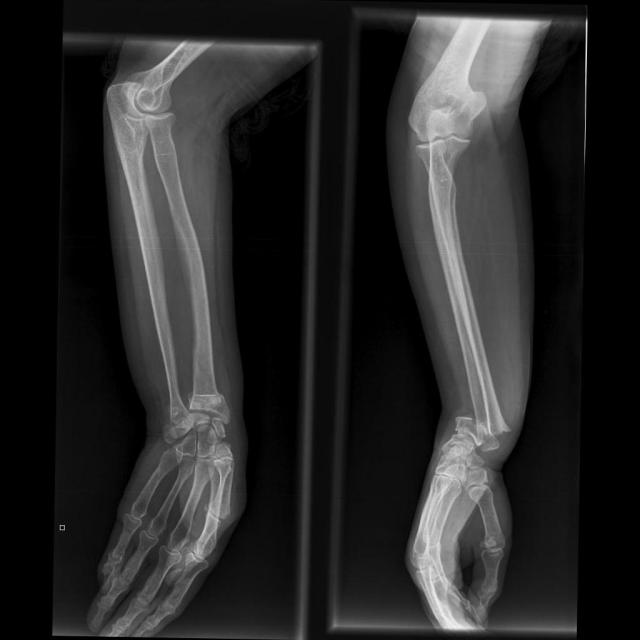
#> input picture BrokenBone4.jpg, 640 x 640 px; its folder holds only this picture in this run
$ python -i streamlit_app.py   (imports and definitions only)   (older library calls are emulated)
#> lines starting #> are read from the running program, lines starting #| are printed output that depends on the picture
### gpu_launcher.py
import os
import platform
import subprocess
from pathlib import Path


IMAGE_EXTENSIONS = {".png", ".jpg", ".jpeg", ".bmp", ".tif", ".tiff"}


# [46 lines left out: functions is_windows_incompatible_error, build_wsl_command, not called in this run]


def resolve_gpu_executable(root: Path):
    linux_exe = root / "clearscan"
    if linux_exe.exists():
        return linux_exe
    if os.name == "nt":
        win_exe = root / "clearscan.exe"
        if win_exe.exists():
            return win_exe
    return None


# [19 lines left out: functions get_default_wsl_distro, should_use_wsl, not called in this run]


def looks_like_image_path(path):
    return Path(str(path)).suffix.lower() in IMAGE_EXTENSIONS


# [31 lines left out: function looks_like_image_upload, not called in this run]

### streamlit_app.py
import streamlit as st
import cv2
import numpy as np
import subprocess
from concurrent.futures import ThreadPoolExecutor, as_completed
import time
import os
import tempfile
import zipfile
import io
from pathlib import Path
from skimage.metrics import structural_similarity as ssim
from timing_utils import STAGE_KEYS, parse_gpu_timing_output, build_gpu_stats_from_cpu, summarize_gpu_comparison, summarize_previous_gpu_vs_cpu
from gpu_launcher import build_wsl_command, get_default_wsl_distro, is_windows_incompatible_error, looks_like_image_path, looks_like_image_upload, resolve_gpu_executable, should_use_wsl

ROOT = Path(__file__).parent
OUTPUT_DIR = ROOT / "output"
DATA_DIR = ROOT / "data"
RUNTIME_DIR = Path(tempfile.gettempdir()) / "clearscan"
CPU_OUTPUT_DIR = RUNTIME_DIR / "cpu"
GPU1_OUTPUT_DIR = RUNTIME_DIR / "gpu1"
TEMP_CPU_DIR = ROOT / 'temp_cpu_outputs'
TEMP_GPU1_DIR = ROOT / 'temp_gpu1_outputs'
TEMP_ENH_DIR = ROOT / 'temp_enhanced_outputs'

if "cpu_times" not in st.session_state:
    st.session_state.cpu_times = None
if "gpu_stats" not in st.session_state:
    st.session_state.gpu_stats = None
if "comparison_history" not in st.session_state:
    st.session_state.comparison_history = {}

STAGE_FILES = [
    ("gaussian", "Gaussian Blur", "gaussian_cpu.png", "gaussian.png", "gaussian_ms"),
    ("histogram", "Histogram Equalization", "histogram_cpu.png", "histogram.png", "histogram_ms"),
    ("sharpen", "Sharpen", "sharpen_cpu.png", "sharpen.png", "sharpen_ms"),
    ("edge", "Edge Detection", "edge_cpu.png", "edge.png", "edge_ms"),
]

DEFAULT_PREVIOUS_GPU_BASELINE = {
    "gaussian_ms": 2.0326,
    "histogram_ms": 0.3052,
    "sharpen_ms": 0.0512,
    "edge_ms": 0.0451,
}

if "previous_gpu_baseline" not in st.session_state:
    st.session_state.previous_gpu_baseline = DEFAULT_PREVIOUS_GPU_BASELINE.copy()
if "compare_previous_gpu_only" not in st.session_state:
    st.session_state.compare_previous_gpu_only = False

STAGE_LABELS = {
    "gaussian_ms": "Gaussian Blur",
    "histogram_ms": "Histogram Equalization",
    "sharpen_ms": "Sharpen",
    "edge_ms": "Edge Detection",
}

# [6 lines not run here, left out]
# [1 line that did not run here, left out]
# [1 line that did not run here, left out]
# [1 line that did not run here, left out]
# [1 line that did not run here, left out]
# [1 line that did not run here, left out]
# [1 line that did not run here, left out]
# [1 line not run here, left out]
# [1 line that did not run here, left out]
# [1 line that did not run here, left out]
# [1 line that did not run here, left out]
# [1 line that did not run here, left out]
# [12 lines not run here, left out]
samples = [p.name for p in DATA_DIR.rglob('*.png')] + [p.name for p in DATA_DIR.rglob('*.jpg')]
if samples:
    samples = sorted(list(set(samples)))
    choice = st.selectbox("Or pick a sample image", ["-- none --"] + samples)
else:
    choice = "-- none --"

# [5 lines not run here, left out]

# If CPU output images already exist (e.g. from an external run), show them so the UI isn't empty
cpu_display_dir = None
if TEMP_CPU_DIR.exists() and any(TEMP_CPU_DIR.glob('*.png')):
    cpu_display_dir = TEMP_CPU_DIR
elif CPU_OUTPUT_DIR.exists() and any(CPU_OUTPUT_DIR.glob('*_cpu.png')):
    cpu_display_dir = CPU_OUTPUT_DIR

# [34 lines not run here, left out]

# area for logs and progress
# [1 line that did not run here, left out]
# [1 line that did not run here, left out]

REPORT_PATH = ROOT / 'pipeline_report.json'
# [43 lines not run here, left out]

def time_cpu_pipeline(path):
#> called with path = 'BrokenBone4.jpg'
    img = cv2.imread(str(path), cv2.IMREAD_GRAYSCALE)
#> img is the input picture: shape (640, 640); min 0, max 240, mean 39.2
    results = {}
    CPU_OUTPUT_DIR.mkdir(parents=True, exist_ok=True)

    t0 = time.perf_counter()
    g = cv2.GaussianBlur(img, (3, 3), 0.85)
    t1 = time.perf_counter()
    results['gaussian_ms'] = (t1 - t0) * 1000.0
    cv2.imwrite(str(CPU_OUTPUT_DIR / 'gaussian.png'), g)

    t0 = time.perf_counter()
    eq = cv2.equalizeHist(g)
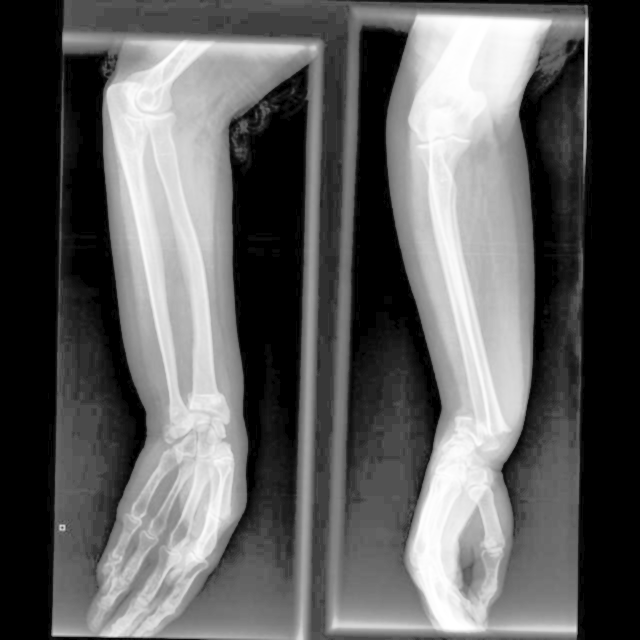
#> eq: shape (640, 640); min 0, max 255, mean 94.8
    t1 = time.perf_counter()
    results['histogram_ms'] = (t1 - t0) * 1000.0
    cv2.imwrite(str(CPU_OUTPUT_DIR / 'histogram.png'), eq)

    t0 = time.perf_counter()
    blurred = cv2.GaussianBlur(eq, (3, 3), 0.85)
    sharpen_kernel = np.array([
        [-0.25, -0.5, -0.25],
        [-0.5, 4.0, -0.5],
        [-0.25, -0.5, -0.25]
    ], dtype=np.float32)
    sharpen = cv2.filter2D(eq, cv2.CV_8U, sharpen_kernel, borderType=cv2.BORDER_REPLICATE)
    t1 = time.perf_counter()
    results['sharpen_ms'] = (t1 - t0) * 1000.0
    cv2.imwrite(str(CPU_OUTPUT_DIR / 'sharpen.png'), sharpen)

    t0 = time.perf_counter()
    sob = cv2.Sobel(sharpen, cv2.CV_8U, 1, 1, ksize=3)
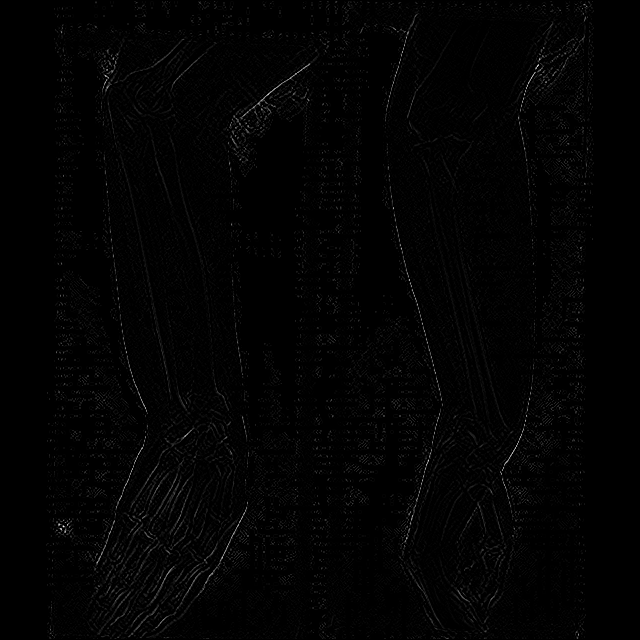
#> sob: shape (640, 640); min 0, max 252, mean 2.9
    t1 = time.perf_counter()
    results['edge_ms'] = (t1 - t0) * 1000.0
    cv2.imwrite(str(CPU_OUTPUT_DIR / 'edge.png'), sob)

    combined_width = img.shape[1] * 2
#> combined_width = 1280
    combined_height = img.shape[0] * 2
#> combined_height = 1280
    combined = np.zeros((combined_height, combined_width), dtype=np.uint8)
    combined[:img.shape[0], :img.shape[1]] = g
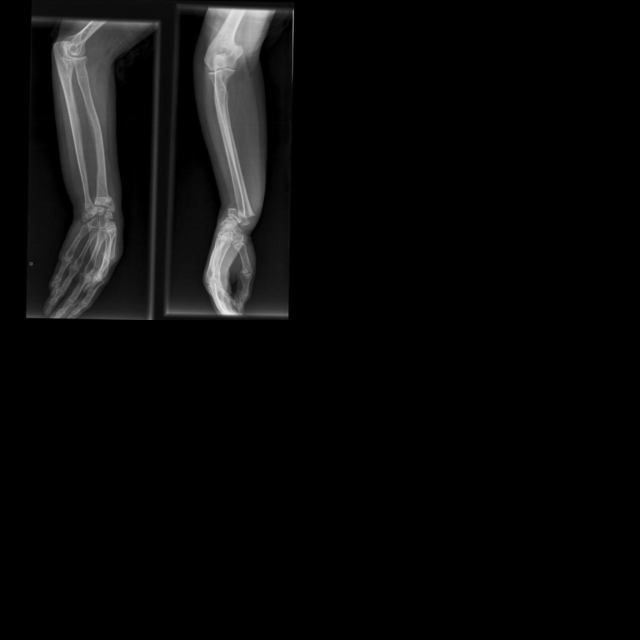
#> combined: shape (1280, 1280) (shown at 1/2 size); min 0, max 237, mean 9.8
    combined[:img.shape[0], img.shape[1]:] = eq
    combined[img.shape[0]:, :img.shape[1]] = sharpen
    combined[img.shape[0]:, img.shape[1]:] = sob
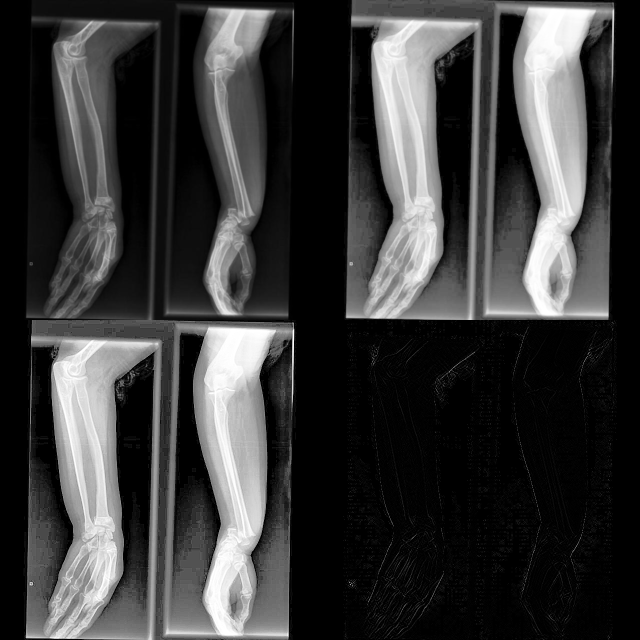
#> combined: shape (1280, 1280) (shown at 1/2 size); min 0, max 255, mean 58
    cv2.imwrite(str(CPU_OUTPUT_DIR / 'preview.png'), combined)

    results['total_ms'] = sum([results[k] for k in results])
    return results


# [113 lines left out: functions time_cpu_pipeline_average, time_cpu_preview, format_bytes, format_bytes_per_ms, run_cuda_binary, run_cuda_binary_average and 1 more, not called in this run]


# [2 lines not run here, left out]
# [1 line that did not run here, left out]

# Decide whether to run automatically or on user request
# [5 lines that did not run here, left out]

# [86 lines not run here, left out]
# [1 line that did not run here, left out]
# [1 line that did not run here, left out]
# [1 line that did not run here, left out]
report_data = None
# [8 lines not run here, left out]
rows = []
# [22 lines not run here, left out]
rows2 = []
# [21 lines not run here, left out]
# [1 line that did not run here, left out]
# [1 line that did not run here, left out]
# [1 line that did not run here, left out]
# [1 line that did not run here, left out]
# [44 lines not run here, left out]

# [1 line that did not run here, left out]
# [5 lines that did not run here, left out]


# [35 lines left out: functions stage_time, performance_gap, optimization_gap, memory_mb, pinned_memory_mb, not called in this run]


# [105 lines not run here, left out]

# CPU threading demo controls
# [1 line that did not run here, left out]
# [1 line that did not run here, left out]

# [13 lines left out: function cpu_tile_worker, not called in this run]

# [60 lines not run here, left out]
# [1 line that did not run here, left out]
# [1 line that did not run here, left out]
# [1 line not run here, left out]
# [1 line that did not run here, left out]
# [1 line that did not run here, left out]
# [1 line that did not run here, left out]
# [1 line that did not run here, left out]
# [1 line not run here, left out]

# [8 lines that did not run here, left out]
# [1 line not run here, left out]

cpu_times = st.session_state.cpu_times

# Optional verbose logs
# [20 lines not run here, left out]
exe_name = 'clearscan.exe' if os.name == 'nt' else 'clearscan'
exe_path = resolve_gpu_executable(ROOT)
use_wsl = False
if os.name == 'nt':
    linux_exe = ROOT / 'clearscan'
    if linux_exe.exists():
        use_wsl = True
        exe_path = linux_exe

if exe_path is None:
    exe_path = ROOT / exe_name

# Allow uploading a pre-built clearscan binary (optional)
# [37 lines not run here, left out]

# [1 line that did not run here, left out]
# [323 lines not run here, left out]

>>> result = time_cpu_pipeline('BrokenBone4.jpg')

$ run again, on BrokenBone5.jpg
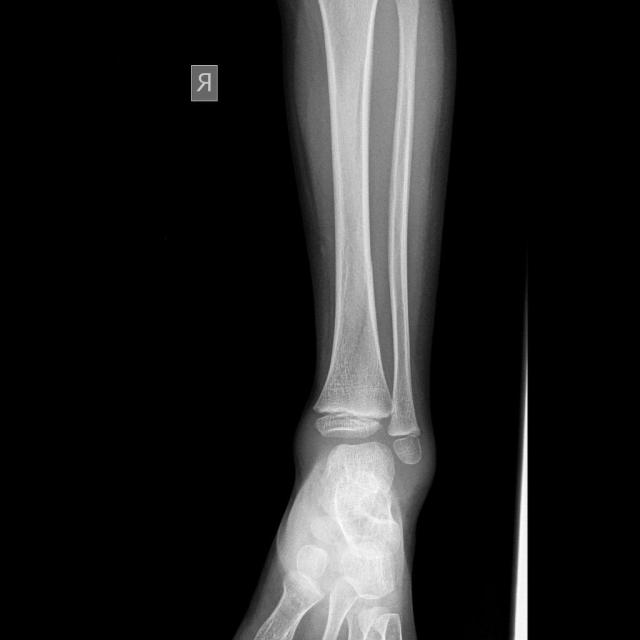
#> input picture BrokenBone5.jpg, 640 x 640 px
#> in time_cpu_pipeline, img is the input picture: shape (640, 640); min 0, max 255, mean 33.4
#> in time_cpu_pipeline, `sob = cv2.Sobel(sharpen, cv2.CV_8U, 1, 1, ksize=3)`:
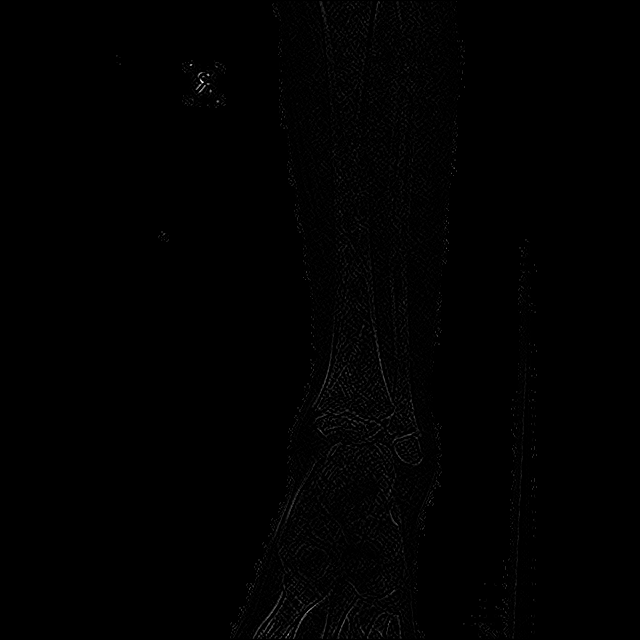
#> sob: shape (640, 640); min 0, max 255, mean 1.1
#> in time_cpu_pipeline, `combined[img.shape[0]:, img.shape[1]:] = sob`:
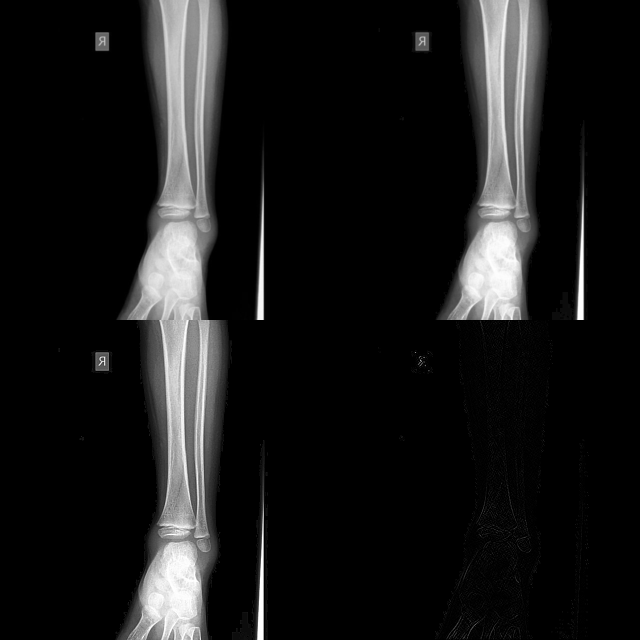
#> combined: shape (1280, 1280) (shown at 1/2 size); min 0, max 255, mean 25.5

$ run again, on temp_large_benchmark.png
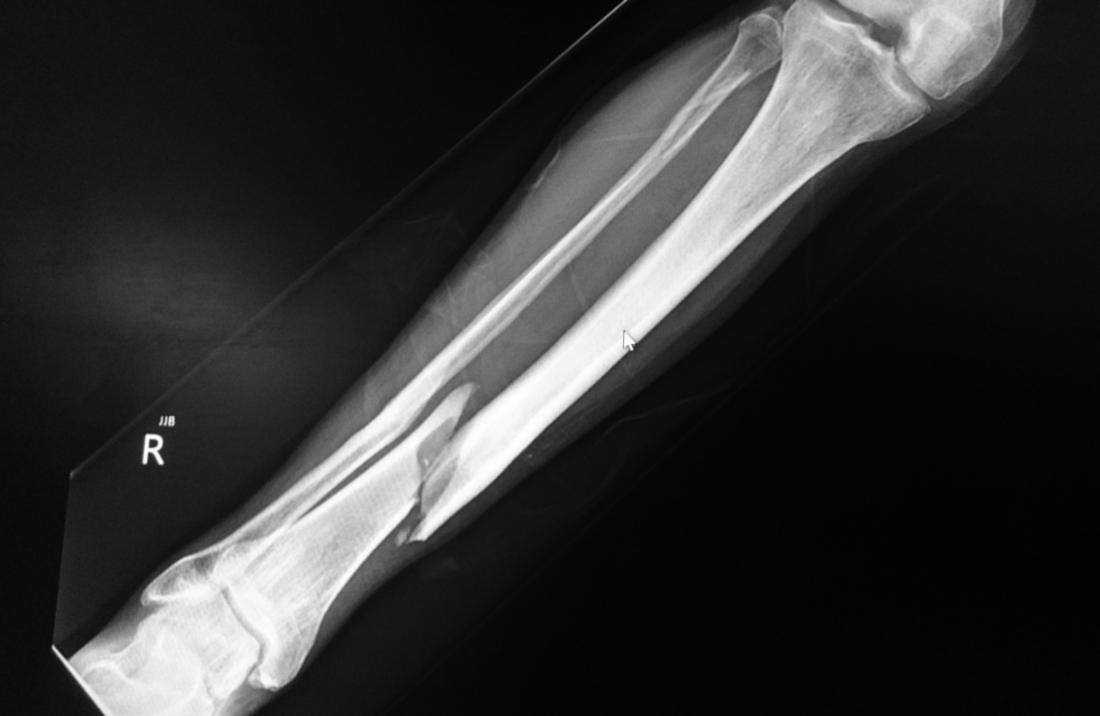
#> input picture temp_large_benchmark.png, 2200 x 1432 px (shown at 1/2 size)
#> in time_cpu_pipeline, img is the input picture: shape (1432, 2200); min 1, max 255, mean 51.3
#> in time_cpu_pipeline, `eq = cv2.equalizeHist(g)`:
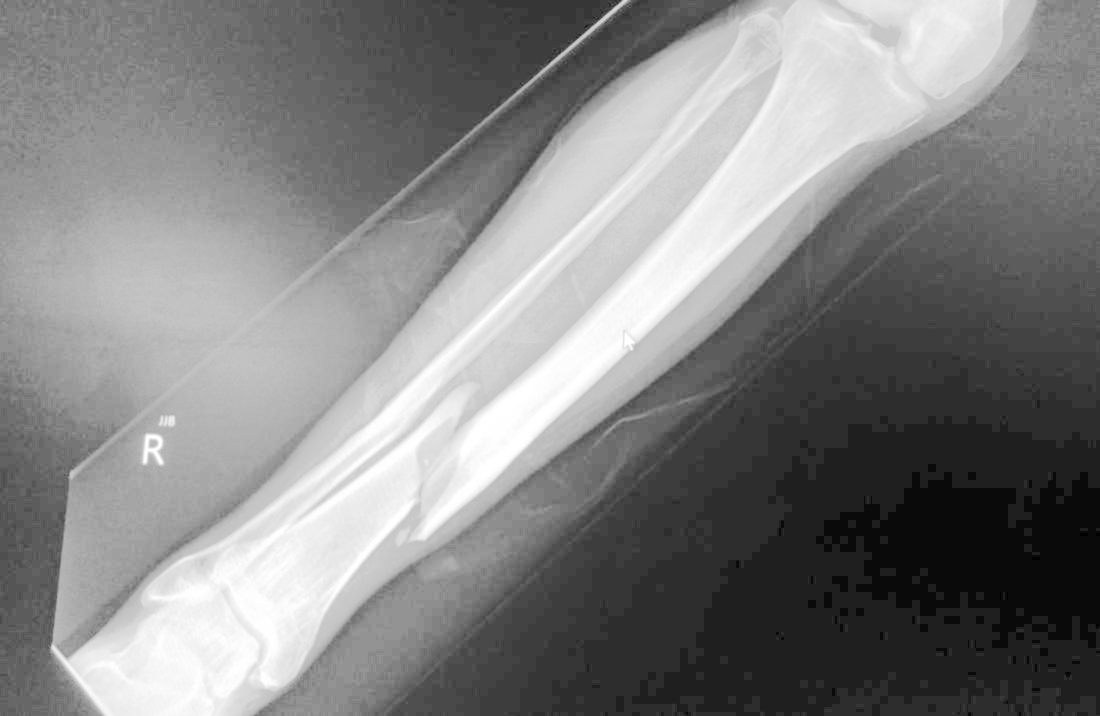
#> eq: shape (1432, 2200) (shown at 1/2 size); min 0, max 255, mean 130.3
#> in time_cpu_pipeline, `combined[img.shape[0]:, :img.shape[1]] = sharpen`:
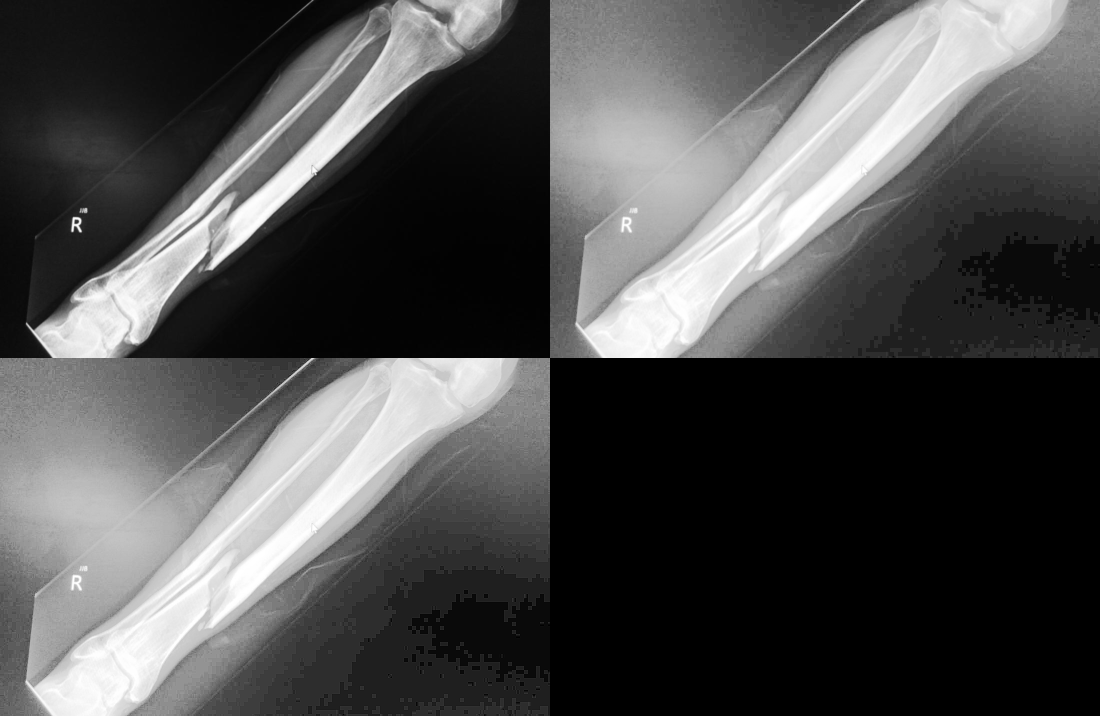
#> combined: shape (2864, 4400) (shown at 1/4 size); min 0, max 255, mean 78
